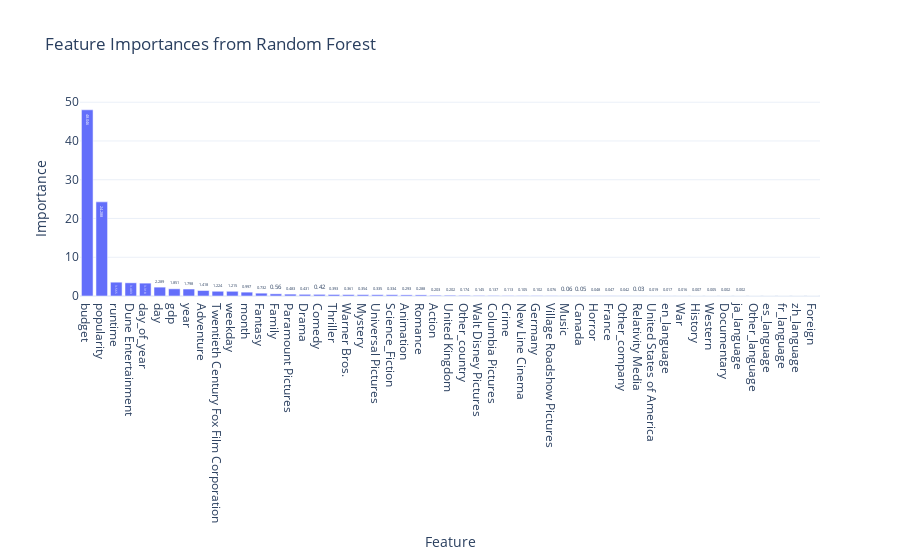

The notebook cell saved with this chart:
### Code cell
# Extract feature importances
importances = rf_regressor.feature_importances_*100

# Create a DataFrame for easy visualization
importance_df = pd.DataFrame({
    'Feature': X_train.columns,
    'Importance': importances
}).sort_values(by='Importance', ascending=False)

# Plotly bar chart
fig = go.Figure(go.Bar(
    x=importance_df['Feature'],
    y=importance_df['Importance'],
    text=importance_df['Importance'].round(3),  # Show importance values on bars
    textposition='auto'  # Display text directly on top of bars
))

# Customize layout
fig.update_layout(
    title="Feature Importances from Random Forest",
    xaxis_title="Feature",
    yaxis_title="Importance",
    template="plotly_white",
)

# Show plot
fig.show()

### Figure 1 — Plotly figure (JSON) as saved in the notebook; plotly's stock layout.template omitted (floating-point values rounded to 4 significant figures)
{"data": [{"text": [48.05, 24.29, 3.565, 3.403, 3.318, 2.289, 1.851, 1.798, 1.418, 1.224, 1.215, 0.997, 0.732, 0.56, 0.483, 0.431, 0.42, 0.393, 0.361, 0.354, 0.335, 0.334, 0.293, 0.288, 0.203, 0.202, 0.174, 0.145, 0.137, 0.113, 0.105, 0.102, 0.076, 0.06, 0.05, 0.048, 0.047, 0.042, 0.03, 0.019, 0.017, 0.016, 0.007, 0.005, 0.002, 0.002, 0.001, 0.001, 0.001, 0, 0], "textposition": "auto", "type": "bar", "x": ["budget", "popularity", "runtime", "Dune Entertainment", "day_of_year", "day", "gdp", "year", "Adventure", "Twentieth Century Fox Film Corporation", "weekday", "month", "Fantasy", "Family", "Paramount Pictures", "Drama", "Comedy", "Thriller", "Warner Bros.", "Mystery", "Universal Pictures", "Science_Fiction", "Animation", "Romance", "Action", "United Kingdom", "Other_country", "Walt Disney Pictures", "Columbia Pictures", "Crime", "New Line Cinema", "Germany", "Village Roadshow Pictures", "Music", "Canada", "Horror", "France", "Other_company", "Relativity Media", "United States of America", "en_language", "War", "History", "Western", "Documentary", "ja_language", "Other_language", "es_language", "fr_language", "zh_language", "Foreign"], "y": [48.05, 24.29, 3.565, 3.403, 3.318, 2.289, 1.851, 1.798, 1.418, 1.224, 1.215, 0.9966, 0.7325, 0.5599, 0.4835, 0.4312, 0.4197, 0.3929, 0.3605, 0.3542, 0.3345, 0.3341, 0.2928, 0.2884, 0.2025, 0.2024, 0.1736, 0.1453, 0.1371, 0.1132, 0.105, 0.1021, 0.07588, 0.06034, 0.05035, 0.04818, 0.04707, 0.04161, 0.03005, 0.01869, 0.01714, 0.01554, 0.00698, 0.004664, 0.002138, 0.001728, 0.0009434, 0.0007763, 0.0007386, 1.495e-05, 4.228e-11]}], "layout": {"title": {"text": "Feature Importances from Random Forest"}, "xaxis": {"title": {"text": "Feature"}}, "yaxis": {"title": {"text": "Importance"}}}}
